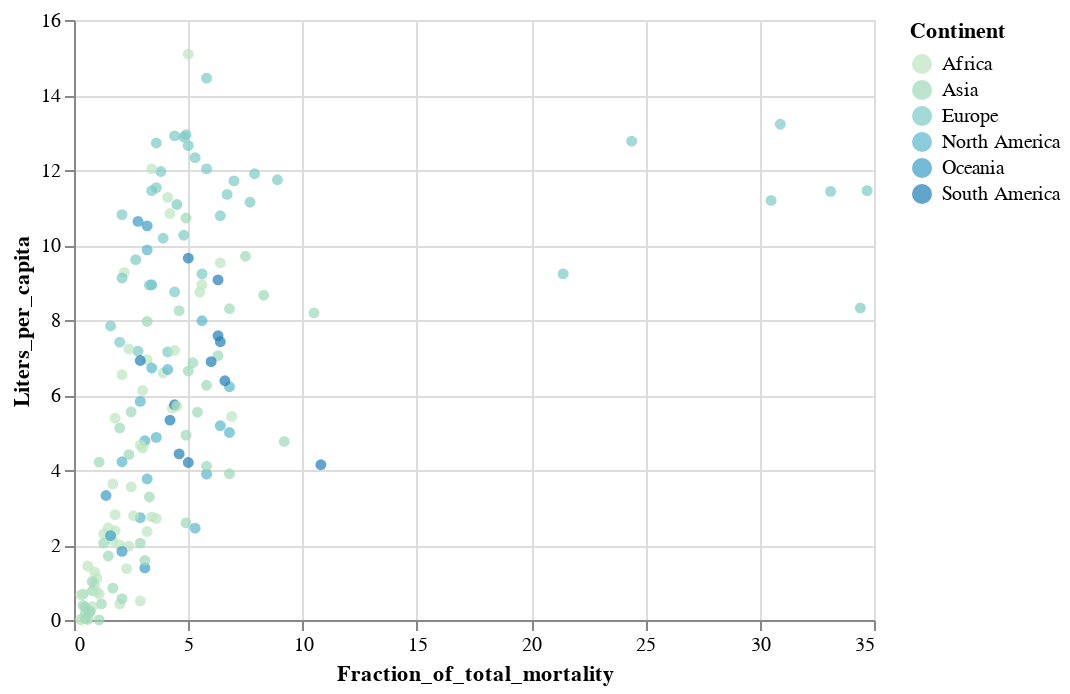

This figure's notebook cell:
### Code cell
# 3.
scatter_consumption_mortality = alt.Chart(alcohol_mortality).mark_circle().encode(
    x=alt.X('Fraction_of_total_mortality'),
    y=alt.Y('Liters_per_capita:Q'),
    color=alt.Color('Continent:N', scale=alt.Scale(scheme='greenblue')),
    tooltip='Country:N'
)
# Show the chart
scatter_consumption_mortality

### Figure 1 — Vega-Lite specification as saved in the notebook (floating-point values rounded to 4 significant figures; data arrays with more than 128 entries replaced by an {"elided": "..."} marker saying what was removed)
{"$schema": "https://vega.github.io/schema/vega-lite/v4.17.0.json", "config": {"view": {"continuousHeight": 300, "continuousWidth": 400}}, "data": {"name": "data-c238cb5b9b545451febf130636baf653"}, "datasets": {"data-c238cb5b9b545451febf130636baf653": {"elided": "158 records"}}, "encoding": {"color": {"field": "Continent", "scale": {"scheme": "greenblue"}, "type": "nominal"}, "tooltip": {"field": "Country", "type": "nominal"}, "x": {"field": "Fraction_of_total_mortality", "type": "quantitative"}, "y": {"field": "Liters_per_capita", "type": "quantitative"}}, "mark": "circle"}
